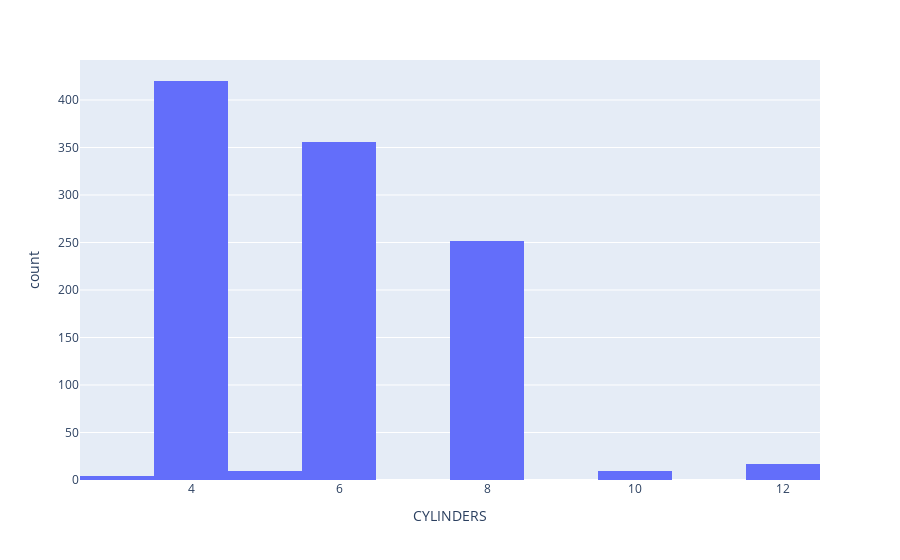
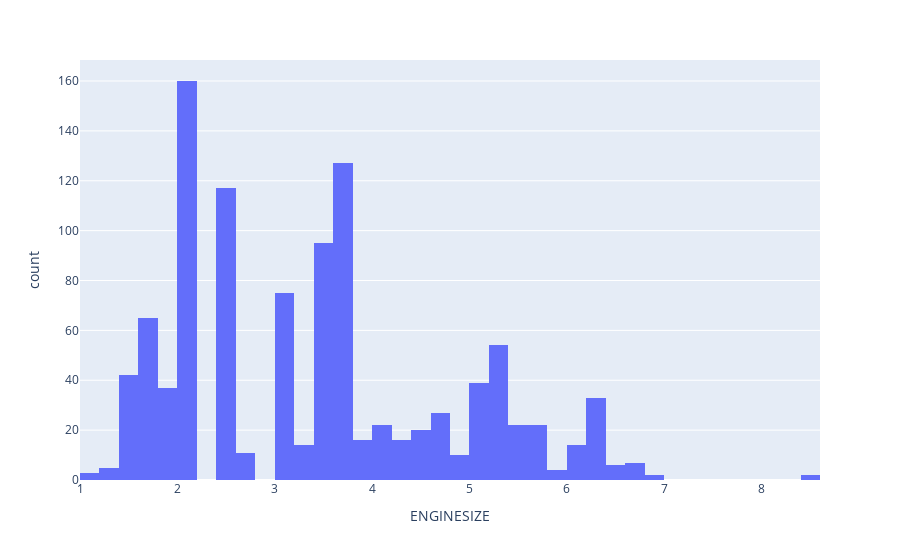
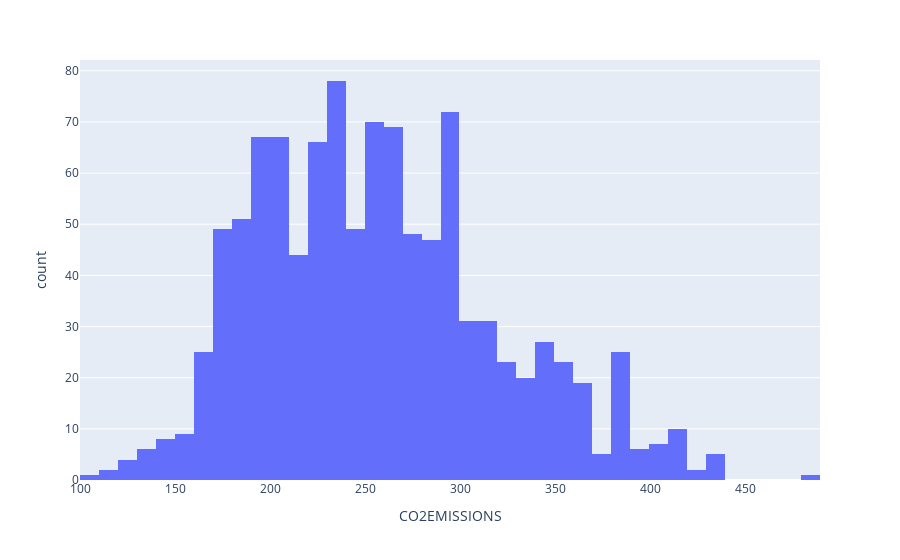
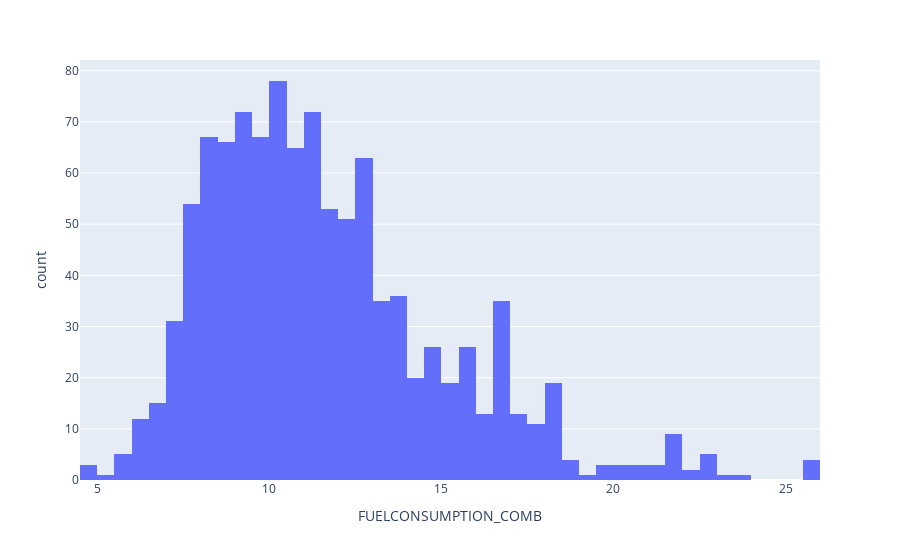

The notebook cell these images were saved under, in order:
### Markdown cell above
We can plot each of these features:

### Code cell
viz = cdf[["CYLINDERS", "ENGINESIZE", "CO2EMISSIONS", "FUELCONSUMPTION_COMB"]]
# viz.hist()
# plt.show()

# plotly version
for col in viz.columns:
    fig = px.histogram(viz, x=col)
    fig.show()

### Figure 1 — Plotly figure (JSON) as saved in the notebook; plotly's stock layout.template omitted (floating-point values rounded to 4 significant figures; data arrays with more than 128 entries replaced by an {"elided": "..."} marker saying what was removed)
{"data": [{"alignmentgroup": "True", "bingroup": "x", "hovertemplate": "CYLINDERS=%{x}<br>count=%{y}<extra></extra>", "legendgroup": "", "marker": {"color": "#636efa", "pattern": {"shape": ""}}, "name": "", "offsetgroup": "", "orientation": "v", "showlegend": false, "type": "histogram", "x": {"elided": "1067 int values"}, "xaxis": "x", "yaxis": "y"}], "layout": {"barmode": "relative", "legend": {"tracegroupgap": 0}, "margin": {"t": 60}, "xaxis": {"anchor": "y", "domain": [0, 1], "title": {"text": "CYLINDERS"}}, "yaxis": {"anchor": "x", "domain": [0, 1], "title": {"text": "count"}}}}

### Figure 2 — Plotly figure (JSON) as saved in the notebook; plotly's stock layout.template omitted (floating-point values rounded to 4 significant figures; data arrays with more than 128 entries replaced by an {"elided": "..."} marker saying what was removed)
{"data": [{"alignmentgroup": "True", "bingroup": "x", "hovertemplate": "ENGINESIZE=%{x}<br>count=%{y}<extra></extra>", "legendgroup": "", "marker": {"color": "#636efa", "pattern": {"shape": ""}}, "name": "", "offsetgroup": "", "orientation": "v", "showlegend": false, "type": "histogram", "x": {"elided": "1067 float values"}, "xaxis": "x", "yaxis": "y"}], "layout": {"barmode": "relative", "legend": {"tracegroupgap": 0}, "margin": {"t": 60}, "xaxis": {"anchor": "y", "domain": [0, 1], "title": {"text": "ENGINESIZE"}}, "yaxis": {"anchor": "x", "domain": [0, 1], "title": {"text": "count"}}}}

### Figure 3 — Plotly figure (JSON) as saved in the notebook; plotly's stock layout.template omitted (floating-point values rounded to 4 significant figures; data arrays with more than 128 entries replaced by an {"elided": "..."} marker saying what was removed)
{"data": [{"alignmentgroup": "True", "bingroup": "x", "hovertemplate": "CO2EMISSIONS=%{x}<br>count=%{y}<extra></extra>", "legendgroup": "", "marker": {"color": "#636efa", "pattern": {"shape": ""}}, "name": "", "offsetgroup": "", "orientation": "v", "showlegend": false, "type": "histogram", "x": {"elided": "1067 int values"}, "xaxis": "x", "yaxis": "y"}], "layout": {"barmode": "relative", "legend": {"tracegroupgap": 0}, "margin": {"t": 60}, "xaxis": {"anchor": "y", "domain": [0, 1], "title": {"text": "CO2EMISSIONS"}}, "yaxis": {"anchor": "x", "domain": [0, 1], "title": {"text": "count"}}}}

### Figure 4 — Plotly figure (JSON) as saved in the notebook; plotly's stock layout.template omitted (floating-point values rounded to 4 significant figures; data arrays with more than 128 entries replaced by an {"elided": "..."} marker saying what was removed)
{"data": [{"alignmentgroup": "True", "bingroup": "x", "hovertemplate": "FUELCONSUMPTION_COMB=%{x}<br>count=%{y}<extra></extra>", "legendgroup": "", "marker": {"color": "#636efa", "pattern": {"shape": ""}}, "name": "", "offsetgroup": "", "orientation": "v", "showlegend": false, "type": "histogram", "x": {"elided": "1067 float values"}, "xaxis": "x", "yaxis": "y"}], "layout": {"barmode": "relative", "legend": {"tracegroupgap": 0}, "margin": {"t": 60}, "xaxis": {"anchor": "y", "domain": [0, 1], "title": {"text": "FUELCONSUMPTION_COMB"}}, "yaxis": {"anchor": "x", "domain": [0, 1], "title": {"text": "count"}}}}
